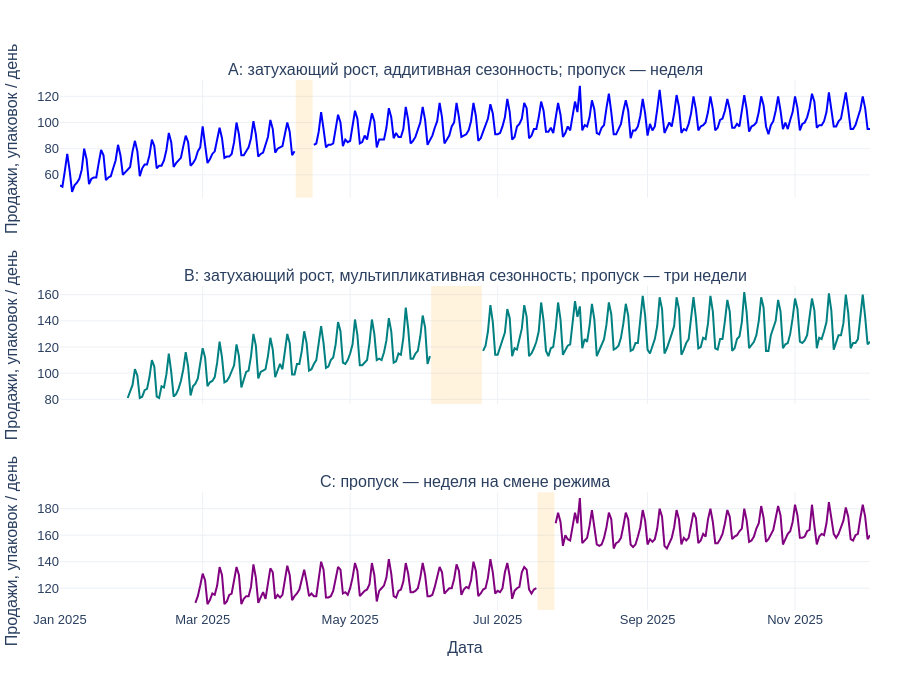

This figure's notebook cell:
### Code cell
fig = make_subplots(
    rows=3, cols=1, shared_xaxes=True, subplot_titles=[
        "A: затухающий рост, аддитивная сезонность; пропуск — неделя",
        "B: затухающий рост, мультипликативная сезонность; пропуск — три недели",
        "C: пропуск — неделя на смене режима",
    ]
)
for row, (store, color) in enumerate(zip(["A", "B", "C"], ["blue", "teal", "purple"]), start=1):
    s = series_for(observed, store)
    fig.add_trace(
        go.Scatter(
            x=s.index, y=s, line_color=color, connectgaps=False, name=store, showlegend=False
        ),
        row=row,
        col=1,
    )
    for name, (gap_store, start, stop) in GAPS.items():
        if store == gap_store:
            fig.add_vrect(
                x0=start - pd.Timedelta(hours=12),
                x1=stop + pd.Timedelta(hours=12),
                fillcolor="orange",
                opacity=0.13,
                line_width=0,
                row=row,
                col=1,
            )

fig.update_layout(
    template="plotly_white",
    height=700,
    font=dict(size=13, family="Arial"),
    margin=dict(l=60, r=30, t=80, b=90),
    hovermode="x unified",
    legend=dict(orientation="h", y=-0.20),
)
fig.update_yaxes(title_text="Продажи, упаковок / день", gridcolor="#EDF1F5")
fig.update_xaxes(title_text="", gridcolor="#EDF1F5")
fig.update_xaxes(title_text="Дата", row=3, col=1)
fig.show()

### Figure 1 — Plotly figure (JSON) as saved in the notebook; plotly's stock layout.template omitted (floating-point values rounded to 4 significant figures; data arrays with more than 128 entries replaced by an {"elided": "..."} marker saying what was removed)
{"data": [{"connectgaps": false, "line": {"color": "blue"}, "name": "A", "showlegend": false, "type": "scatter", "x": {"elided": "336 str values"}, "xaxis": "x", "y": {"elided": "336 float values"}, "yaxis": "y"}, {"connectgaps": false, "line": {"color": "teal"}, "name": "B", "showlegend": false, "type": "scatter", "x": {"elided": "308 str values"}, "xaxis": "x2", "y": {"elided": "308 float values"}, "yaxis": "y2"}, {"connectgaps": false, "line": {"color": "purple"}, "name": "C", "showlegend": false, "type": "scatter", "x": {"elided": "280 str values"}, "xaxis": "x3", "y": {"elided": "280 float values"}, "yaxis": "y3"}], "layout": {"annotations": [{"font": {"size": 16}, "showarrow": false, "text": "A: затухающий рост, аддитивная сезонность; пропуск — неделя", "x": 0.5, "xanchor": "center", "xref": "paper", "y": 1, "yanchor": "bottom", "yref": "paper"}, {"font": {"size": 16}, "showarrow": false, "text": "B: затухающий рост, мультипликативная сезонность; пропуск — три недели", "x": 0.5, "xanchor": "center", "xref": "paper", "y": 0.6111, "yanchor": "bottom", "yref": "paper"}, {"font": {"size": 16}, "showarrow": false, "text": "C: пропуск — неделя на смене режима", "x": 0.5, "xanchor": "center", "xref": "paper", "y": 0.2222, "yanchor": "bottom", "yref": "paper"}], "font": {"family": "Arial", "size": 13}, "height": 700, "hovermode": "x unified", "legend": {"orientation": "h", "y": -0.2}, "margin": {"b": 90, "l": 60, "r": 30, "t": 80}, "shapes": [{"fillcolor": "orange", "line": {"width": 0}, "opacity": 0.13, "type": "rect", "x0": "2025-04-08T12:00:00", "x1": "2025-04-15T12:00:00", "xref": "x", "y0": 0, "y1": 1, "yref": "y domain"}, {"fillcolor": "orange", "line": {"width": 0}, "opacity": 0.13, "type": "rect", "x0": "2025-06-03T12:00:00", "x1": "2025-06-24T12:00:00", "xref": "x2", "y0": 0, "y1": 1, "yref": "y2 domain"}, {"fillcolor": "orange", "line": {"width": 0}, "opacity": 0.13, "type": "rect", "x0": "2025-07-17T12:00:00", "x1": "2025-07-24T12:00:00", "xref": "x3", "y0": 0, "y1": 1, "yref": "y3 domain"}], "xaxis": {"anchor": "y", "domain": [0, 1], "gridcolor": "#EDF1F5", "matches": "x3", "showticklabels": false, "title": {"text": ""}}, "xaxis2": {"anchor": "y2", "domain": [0, 1], "gridcolor": "#EDF1F5", "matches": "x3", "showticklabels": false, "title": {"text": ""}}, "xaxis3": {"anchor": "y3", "domain": [0, 1], "gridcolor": "#EDF1F5", "title": {"text": "Дата"}}, "yaxis": {"anchor": "x", "domain": [0.7778, 1], "gridcolor": "#EDF1F5", "title": {"text": "Продажи, упаковок / день"}}, "yaxis2": {"anchor": "x2", "domain": [0.3889, 0.6111], "gridcolor": "#EDF1F5", "title": {"text": "Продажи, упаковок / день"}}, "yaxis3": {"anchor": "x3", "domain": [0, 0.2222], "gridcolor": "#EDF1F5", "title": {"text": "Продажи, упаковок / день"}}}}
